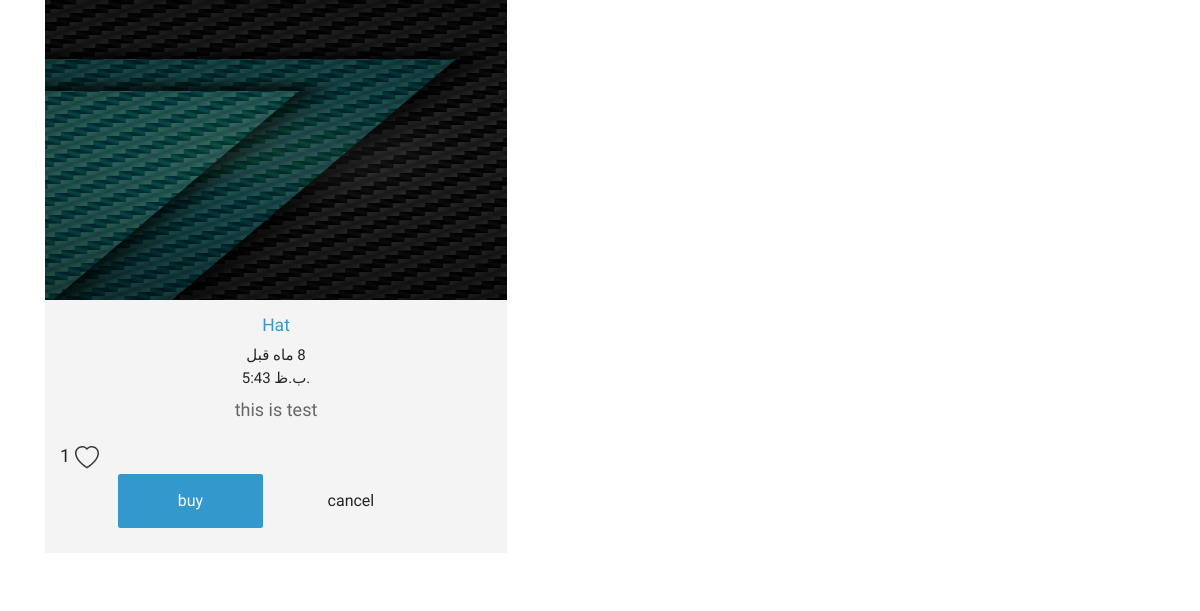
The app's page /product/hat-pqs2, older data.
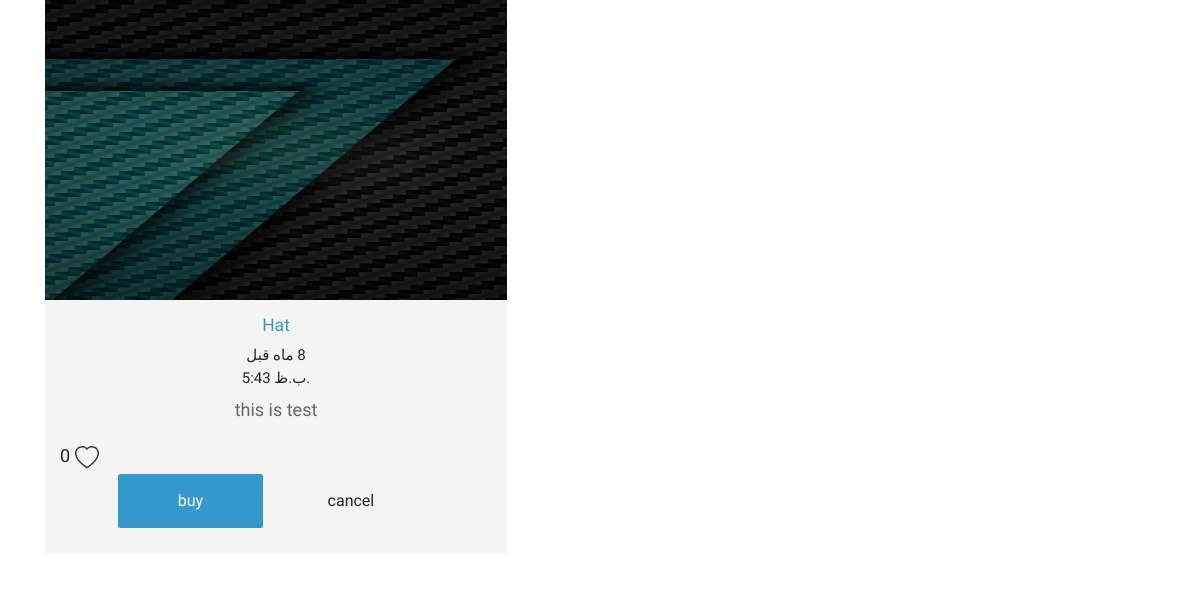
The same page, newer data.
### products/models.py (models this page shows, shortened)
class Product(models.Model):
    title = models.CharField(max_length=120)
    slug = models.SlugField(blank=True, unique=True)
    description = models.TextField()
    price = models.DecimalField(max_digits=20, decimal_places=2, default=10.36)
    image = models.ImageField(upload_to=upload_image_path, null=True, blank=True)
    featured = models.BooleanField(default=False)
    active = models.BooleanField(default=False)
    timestamp = models.DateTimeField(auto_now_add=True)
    likes = models.ManyToManyField(
        User, related_name='like', default=None, blank=True)
    like_count = models.BigIntegerField(default='0')
    objects = ProductManager()

### products/views.py (the view)
# urls.py: path('<slug>', ProdutDetailSlugView.as_view(), name="detail"),
class ProdutDetailSlugView(DetailView):
    queryset = Product.objects.all()
    template_name = "products/product_detail.html"
    def get_object(self, *args, **kwargs):
        request = self.request
        slug = self.kwargs.get('slug')
        try:
            product = Product.objects.get(slug=slug, active=True)
        except Product.DoesNotExist:
            raise Http404("product doesnt Exists")
        except Product.MultipleObjectsReturned:
            qs = Product.objects.filter(slug=slug, active=True)
            product = qs.first()
        except:
            raise Http404("not found ...")
        return product

### products/models.py (called while the page is built)
    def get_queryset(self):
        return ProductQuerySet(self.model, using=self._db)

### products/templates/products/product_detail.html (shortened to what this page needs)
{% extends 'base.html' %}
{% load static %}
{% url 'register' as register_url %}
{% block content %}
<div class="container">
<div class="text-center tm-catalog-item">
    <div class="position-relative tm-thumbnail-container">
        <img style="height: 300px ; width: 500px" src="{{ object.image.url }}" alt="{{ object.title }}">
        <a href="{% url 'products:detail' slug=product.slug %}" class="position-absolute tm-img-overlay">
                                </a>
    </div>
        <div class="p-4 tm-bg-gray tm-catalog-item-description">
          <h3 class="tm-text-primary mb-3 tm-catalog-item-title">{{ object.title | title}}</h3>
             <h4 style="direction: rtl">{{ object.timestamp | timesince }} قبل</h4>
             <h4>{{ object.timestamp | time }} </h4>
           <p class="tm-catalog-item-text">{{ object.description | linebreaksbr }}</p>
          <p style="text-align: center">
          <div class="d-flex">
        {% if request.user.is_authenticated %}
        <div class="pr-2">
          <button class="btn btn-link text-dark p-0 border-0 btn-outline-light" id="like-button" value="{{product.id}}">
            <span class="" id="like_count">{{product.like_count}}</span>
            <svg xmlns="http://www.w3.org/2000/svg" width="16" height="16" fill="currentColor" class="bi bi-heart-fill" viewBox="0 0 16 16">
  <path fill-rule="evenodd" d="M8 1.314C12.438-3.248 23.534 4.735 8 15-7.534 4.736 3.562-3.248 8 1.314z"/>
</svg>
          </button>
        </div>
        {% else %}
        <div class="pr-2">
          <span class="" id="like_count">{{product.like_count}}</span>
          <a href="{{ register_url }}" class="btn btn-link text-dark p-0 border-0 btn-outline-light"
            value="{{product.id}}">
          </a>
        </div>
        {% endif %}
        </div>
              <a href="#" class="btn btn-primary" role="button">buy</a>
              <a href="#" class="btn btn-default" role="button">cancel</a>
          </p>
        </div>
    </div>
</div>
{% endblock %}
{% block header_styles %}
    <link rel="stylesheet" href="{% static 'css/main.css' %}"/>
{% endblock %}

Row changes from the older to the newer data that the page shows:
changed Product "this is test": like_count "1" → "0"
